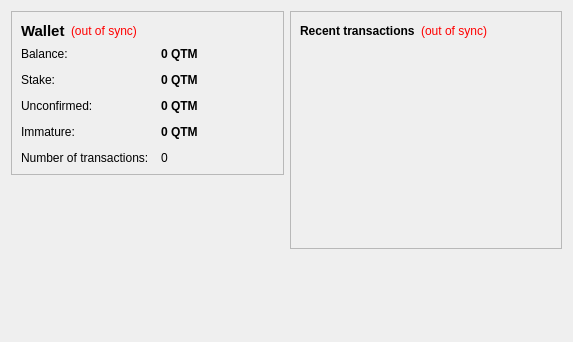
<?xml version="1.0" encoding="UTF-8"?>
<ui version="4.0">
 <class>OverviewPage</class>
 <widget class="QWidget" name="OverviewPage">
  <property name="geometry">
   <rect>
    <x>0</x>
    <y>0</y>
    <width>573</width>
    <height>342</height>
   </rect>
  </property>
  <property name="windowTitle">
   <string>Form</string>
  </property>
  <layout class="QHBoxLayout" name="horizontalLayout" stretch="1,1">
   <item>
    <layout class="QVBoxLayout" name="verticalLayout_2">
     <item>
      <widget class="QFrame" name="frame">
       <property name="frameShape">
        <enum>QFrame::StyledPanel</enum>
       </property>
       <property name="frameShadow">
        <enum>QFrame::Raised</enum>
       </property>
       <layout class="QVBoxLayout" name="verticalLayout_4">
        <item>
         <layout class="QHBoxLayout" name="horizontalLayout_4">
          <item>
           <widget class="QLabel" name="label_5">
            <property name="font">
             <font>
              <pointsize>11</pointsize>
              <weight>75</weight>
              <bold>true</bold>
             </font>
            </property>
            <property name="text">
             <string>Wallet</string>
            </property>
           </widget>
          </item>
          <item>
           <widget class="QLabel" name="labelWalletStatus">
            <property name="toolTip">
             <string>The displayed information may be out of date. Your wallet automatically synchronizes with the Quantum network after a connection is established, but this process has not completed yet.</string>
            </property>
            <property name="styleSheet">
             <string notr="true">QLabel { color: red; }</string>
            </property>
            <property name="text">
             <string notr="true">(out of sync)</string>
            </property>
            <property name="alignment">
             <set>Qt::AlignLeading|Qt::AlignLeft|Qt::AlignVCenter</set>
            </property>
           </widget>
          </item>
          <item>
           <spacer name="horizontalSpacer_2">
            <property name="orientation">
             <enum>Qt::Horizontal</enum>
            </property>
            <property name="sizeHint" stdset="0">
             <size>
              <width>40</width>
              <height>20</height>
             </size>
            </property>
           </spacer>
          </item>
         </layout>
        </item>
        <item>
         <layout class="QFormLayout" name="formLayout_2">
          <property name="fieldGrowthPolicy">
           <enum>QFormLayout::AllNonFixedFieldsGrow</enum>
          </property>
          <property name="horizontalSpacing">
           <number>12</number>
          </property>
          <property name="verticalSpacing">
           <number>12</number>
          </property>
          <item row="0" column="0">
           <widget class="QLabel" name="label">
            <property name="text">
             <string>Balance:</string>
            </property>
           </widget>
          </item>
          <item row="0" column="1">
           <widget class="QLabel" name="labelBalance">
            <property name="font">
             <font>
              <weight>75</weight>
              <bold>true</bold>
             </font>
            </property>
            <property name="cursor">
             <cursorShape>IBeamCursor</cursorShape>
            </property>
            <property name="toolTip">
             <string>Your current balance</string>
            </property>
            <property name="text">
             <string notr="true">0 QTM</string>
            </property>
            <property name="textInteractionFlags">
             <set>Qt::LinksAccessibleByMouse|Qt::TextSelectableByKeyboard|Qt::TextSelectableByMouse</set>
            </property>
           </widget>
          </item>
          <item row="1" column="0">
           <widget class="QLabel" name="label_6">
            <property name="text">
             <string>Stake:</string>
            </property>
           </widget>
          </item>
          <item row="1" column="1">
           <widget class="QLabel" name="labelStake">
            <property name="font">
             <font>
              <weight>75</weight>
              <bold>true</bold>
             </font>
            </property>
            <property name="cursor">
             <cursorShape>IBeamCursor</cursorShape>
            </property>
            <property name="toolTip">
             <string>Total of coins that was staked, and do not yet count toward the current balance</string>
            </property>
            <property name="text">
             <string notr="true">0 QTM</string>
            </property>
            <property name="textInteractionFlags">
             <set>Qt::LinksAccessibleByMouse|Qt::TextSelectableByKeyboard|Qt::TextSelectableByMouse</set>
            </property>
           </widget>
          </item>
          <item row="2" column="0">
           <widget class="QLabel" name="label_3">
            <property name="text">
             <string>Unconfirmed:</string>
            </property>
           </widget>
          </item>
          <item row="2" column="1">
           <widget class="QLabel" name="labelUnconfirmed">
            <property name="font">
             <font>
              <weight>75</weight>
              <bold>true</bold>
             </font>
            </property>
            <property name="cursor">
             <cursorShape>IBeamCursor</cursorShape>
            </property>
            <property name="toolTip">
             <string>Total of transactions that have yet to be confirmed, and do not yet count toward the current balance</string>
            </property>
            <property name="text">
             <string notr="true">0 QTM</string>
            </property>
            <property name="textInteractionFlags">
             <set>Qt::LinksAccessibleByMouse|Qt::TextSelectableByKeyboard|Qt::TextSelectableByMouse</set>
            </property>
           </widget>
          </item>
          <item row="3" column="0">
           <widget class="QLabel" name="labelImmatureText">
            <property name="text">
             <string>Immature:</string>
            </property>
           </widget>
          </item>
          <item row="3" column="1">
           <widget class="QLabel" name="labelImmature">
            <property name="font">
             <font>
              <weight>75</weight>
              <bold>true</bold>
             </font>
            </property>
            <property name="toolTip">
             <string>Mined balance that has not yet matured</string>
            </property>
            <property name="text">
             <string notr="true">0 QTM</string>
            </property>
            <property name="textInteractionFlags">
             <set>Qt::LinksAccessibleByMouse|Qt::TextSelectableByKeyboard|Qt::TextSelectableByMouse</set>
            </property>
           </widget>
          </item>
          <item row="4" column="0">
           <widget class="QLabel" name="label_2">
            <property name="text">
             <string>Number of transactions:</string>
            </property>
           </widget>
          </item>
          <item row="4" column="1">
           <widget class="QLabel" name="labelNumTransactions">
            <property name="toolTip">
             <string>Total number of transactions in wallet</string>
            </property>
            <property name="text">
             <string notr="true">0</string>
            </property>
           </widget>
          </item>
         </layout>
        </item>
       </layout>
      </widget>
     </item>
     <item>
      <spacer name="verticalSpacer">
       <property name="orientation">
        <enum>Qt::Vertical</enum>
       </property>
       <property name="sizeHint" stdset="0">
        <size>
         <width>20</width>
         <height>40</height>
        </size>
       </property>
      </spacer>
     </item>
    </layout>
   </item>
   <item>
    <layout class="QVBoxLayout" name="verticalLayout_3">
     <item>
      <widget class="QFrame" name="frame_2">
       <property name="frameShape">
        <enum>QFrame::StyledPanel</enum>
       </property>
       <property name="frameShadow">
        <enum>QFrame::Raised</enum>
       </property>
       <layout class="QVBoxLayout" name="verticalLayout">
        <item>
         <layout class="QHBoxLayout" name="horizontalLayout_2">
          <item>
           <widget class="QLabel" name="label_4">
            <property name="text">
             <string>&lt;b&gt;Recent transactions&lt;/b&gt;</string>
            </property>
           </widget>
          </item>
          <item>
           <widget class="QLabel" name="labelTransactionsStatus">
            <property name="toolTip">
             <string>The displayed information may be out of date. Your wallet automatically synchronizes with the Quantum network after a connection is established, but this process has not completed yet.</string>
            </property>
            <property name="styleSheet">
             <string notr="true">QLabel { color: red; }</string>
            </property>
            <property name="text">
             <string notr="true">(out of sync)</string>
            </property>
            <property name="alignment">
             <set>Qt::AlignRight|Qt::AlignTrailing|Qt::AlignVCenter</set>
            </property>
           </widget>
          </item>
          <item>
           <spacer name="horizontalSpacer">
            <property name="orientation">
             <enum>Qt::Horizontal</enum>
            </property>
            <property name="sizeHint" stdset="0">
             <size>
              <width>40</width>
              <height>20</height>
             </size>
            </property>
           </spacer>
          </item>
         </layout>
        </item>
        <item>
         <widget class="QListView" name="listTransactions">
          <property name="styleSheet">
           <string notr="true">QListView { background: transparent; }</string>
          </property>
          <property name="frameShape">
           <enum>QFrame::NoFrame</enum>
          </property>
          <property name="verticalScrollBarPolicy">
           <enum>Qt::ScrollBarAlwaysOff</enum>
          </property>
          <property name="horizontalScrollBarPolicy">
           <enum>Qt::ScrollBarAlwaysOff</enum>
          </property>
          <property name="selectionMode">
           <enum>QAbstractItemView::NoSelection</enum>
          </property>
         </widget>
        </item>
       </layout>
      </widget>
     </item>
     <item>
      <spacer name="verticalSpacer_2">
       <property name="orientation">
        <enum>Qt::Vertical</enum>
       </property>
       <property name="sizeHint" stdset="0">
        <size>
         <width>20</width>
         <height>40</height>
        </size>
       </property>
      </spacer>
     </item>
    </layout>
   </item>
  </layout>
 </widget>
 <resources/>
 <connections/>
</ui>
